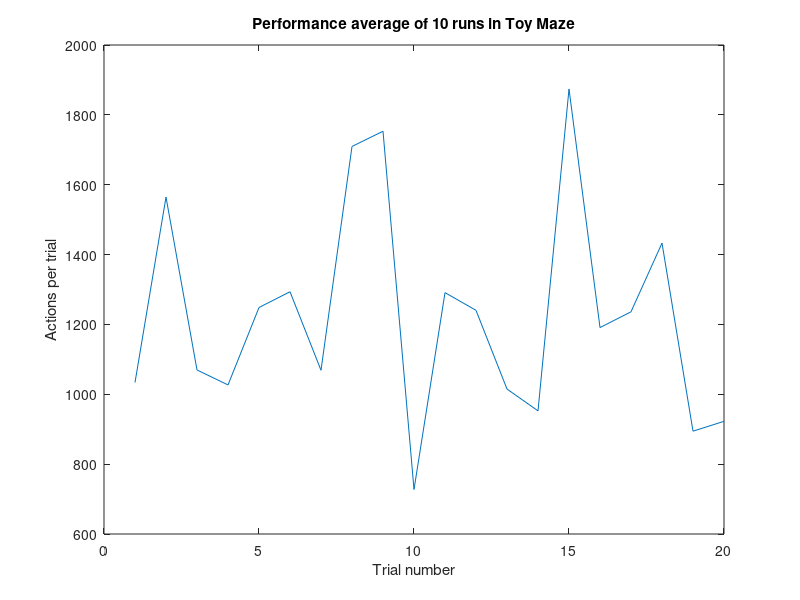
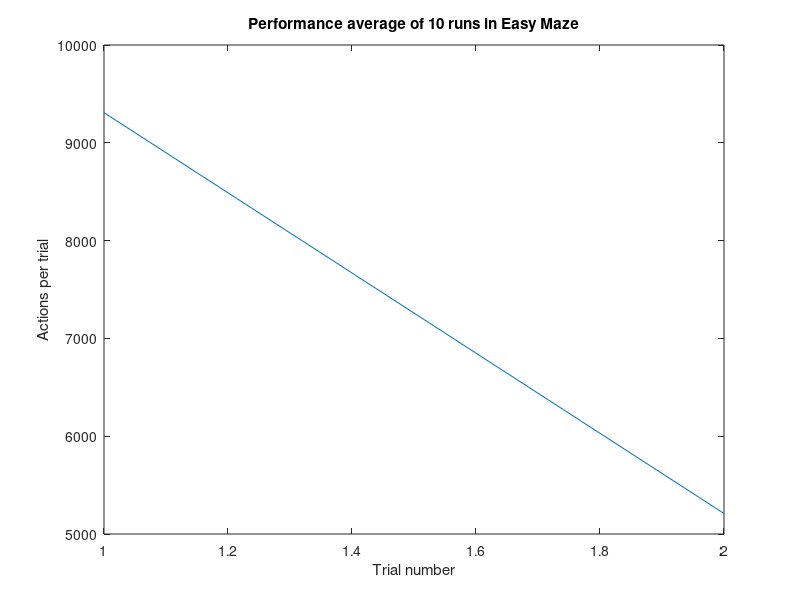
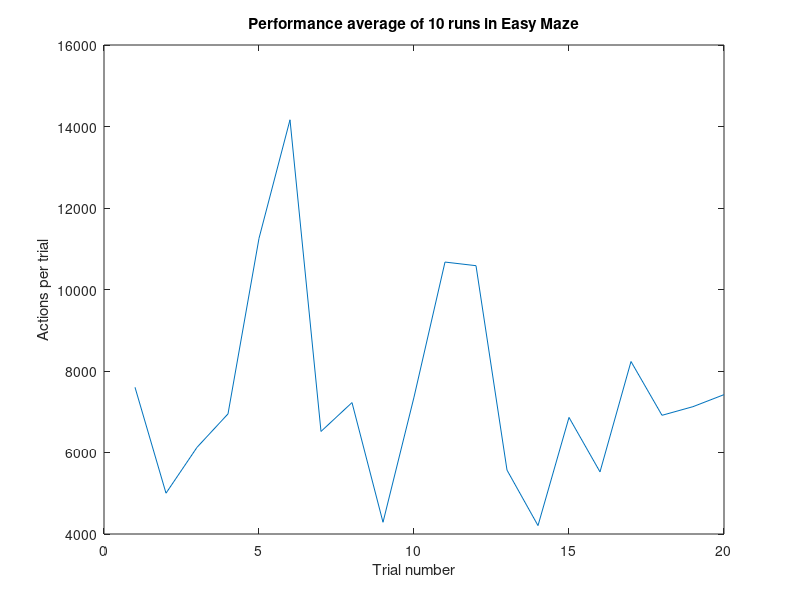

Write MATLAB code to recreate these figures, in order.
clc; clear;
load('Data4_CriterionActions.mat');
load('Data4_CriterionTrials.mat');

figure;
averageToy = mean(Data4_ToyMaze(1:20,:),2);
plot(1:20,averageToy);
title('Performance average of 10 runs in Toy Maze');
ylabel('Actions per trial');
xlabel('Trial number');

figure;
averageEasy = mean(Data4_EasyMaze(1:2,:),2);
plot(1:2,averageEasy);
title('Performance average of 10 runs in Easy Maze');
ylabel('Actions per trial');
xlabel('Trial number');

figure;
averageEasy = mean(Data4b_EasyMaze(1:20,:),2);
plot(1:20,averageEasy);
title('Performance average of 10 runs in Easy Maze');
ylabel('Actions per trial');
xlabel('Trial number');
